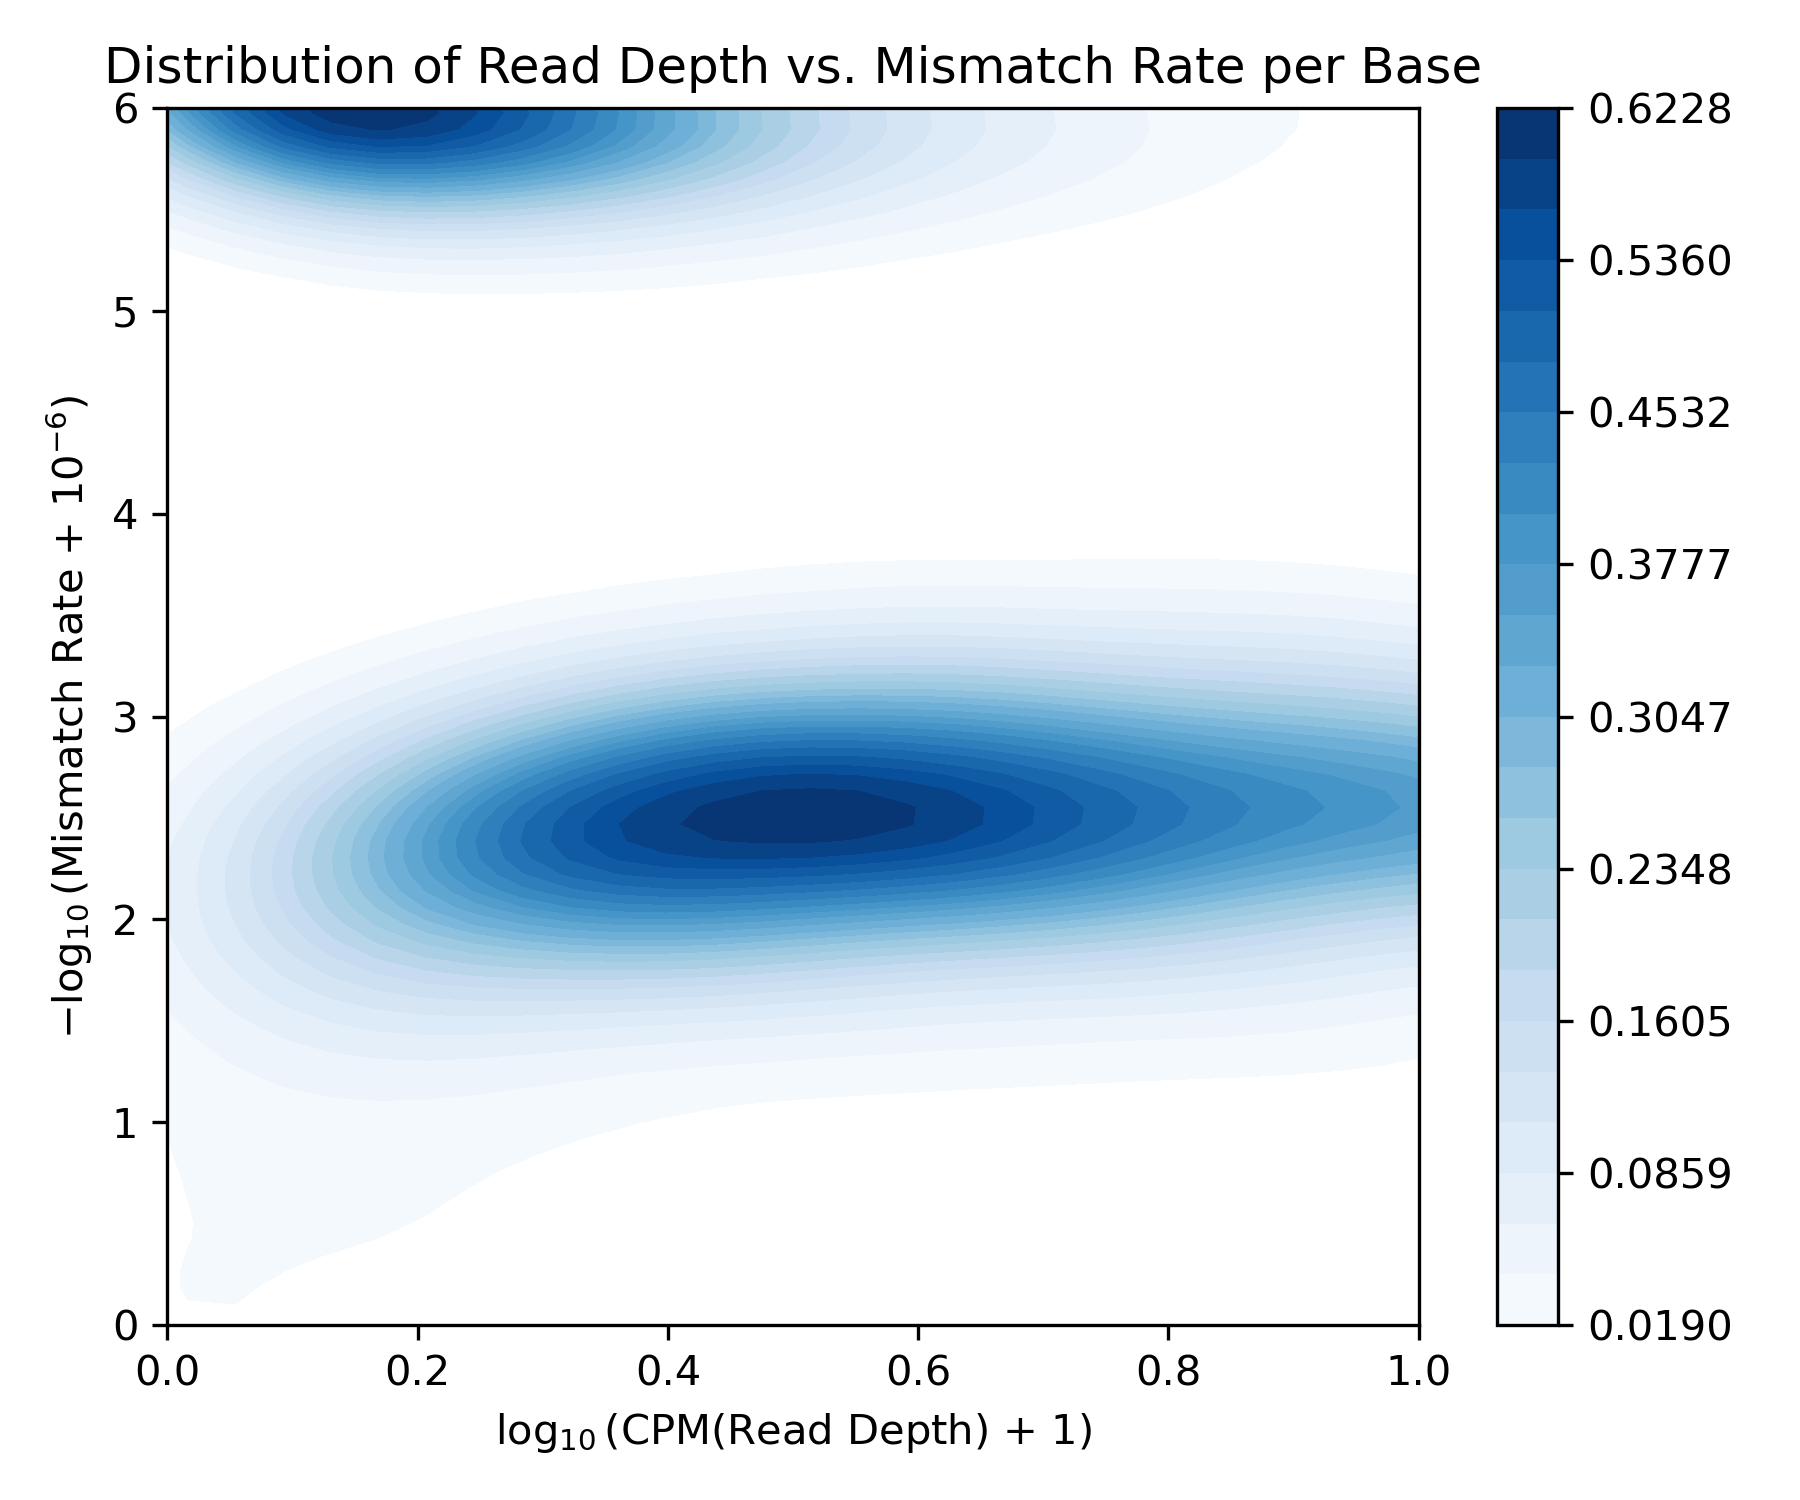

This figure's Python source:
import matplotlib.pyplot as plt
import seaborn as sns
import pandas as pd
import numpy as np
import sys
import orjson

dataset_csv = sys.argv[1]
bootstrap_size = int(sys.argv[2])
levels = int(sys.argv[3])
grid_size = int(sys.argv[4])
output_plot = sys.argv[5]

dataset = pd.read_csv(dataset_csv)
read_depth = list()
mismatch_rate = list()
for _, row in dataset.iterrows():
    read_depth.extend(orjson.loads(row["RD"]))
    mismatch_rate.extend(orjson.loads(row["MR"]))

indices = list(range(len(read_depth)))
indices = np.random.choice(indices, size=bootstrap_size, replace=True)
read_depth_sample = np.array(read_depth)[indices]
mismatch_rate_sample = np.array(mismatch_rate)[indices]

plt.figure(figsize=(6, 5), dpi=300)
sns.kdeplot(x=read_depth_sample, y=mismatch_rate_sample, fill=True, levels=levels, cbar=True, cmap=sns.color_palette("Blues", as_cmap=True), gridsize=grid_size)
plt.xlim((0, 1))
plt.ylim((0, 6))
plt.xlabel(r"$\log_{10}$(CPM(Read Depth) + 1)")
plt.ylabel(r"$-\log_{10}$(Mismatch Rate + $10^{-6}$)")
plt.title("Distribution of Read Depth vs. Mismatch Rate per Base")
plt.tight_layout()
plt.savefig(output_plot)
